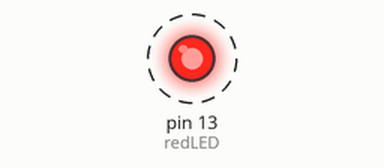
Recording of a sketch running on a simulated Arduino Uno, built with avr-gcc and run on an emulated ATmega328P. Shown: output pins drawn as LEDs (lit = HIGH). Dashed ring = blinking.

Above: at 0.05 s.
Timing chart, 0 to 3.0 s (numbered marks = the images above):
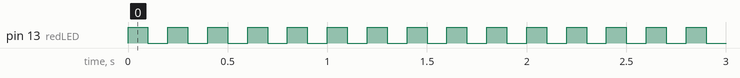

The sketch:

_1_Blink.ino
```cpp
/*  <- start header
 *asoidfaosidufk
 * This is the program header put things like the date, your name
 * And a description of what your program does here
 *
 * Michal Britt-Crane 7/5/2015
 *
 * This is an introductory program it will Blink an LED connected to the Arduino
 *
 * V<- end header
 */

// This is a one-line comment

// Declare constants and variables for your program here --V
const int redLED = 13;          // create a new constant of type "intiger" called redLED asign the value = 10

void setup() {                  // The code inside this setup method will run once when the arduino starts up
  pinMode(redLED, OUTPUT);      // initialize digital pin "redLED" as an output so you can turn the LED on and off
}                               // the } marks the end of the setup loop closing the { which marks the begining

void loop() {                   // This is the main method, the code inside here { will run over and over till the arduino is switched off}
  digitalWrite(redLED, HIGH);   // turn the LED on (HIGH is the voltage level)  <----
  delay(100);                  // wait for 1 second (1000 milisecconds)             |
  digitalWrite(redLED, LOW);    // turn the LED off by making the voltage LOW        |
  delay(100);                  // wait for 1 second                                 |
}                               // end main method, repeat to top -------------------
```

Measured:
- by itself, pin 13 (redLED): alternates HIGH for 0.10 s and LOW for 0.10 s
